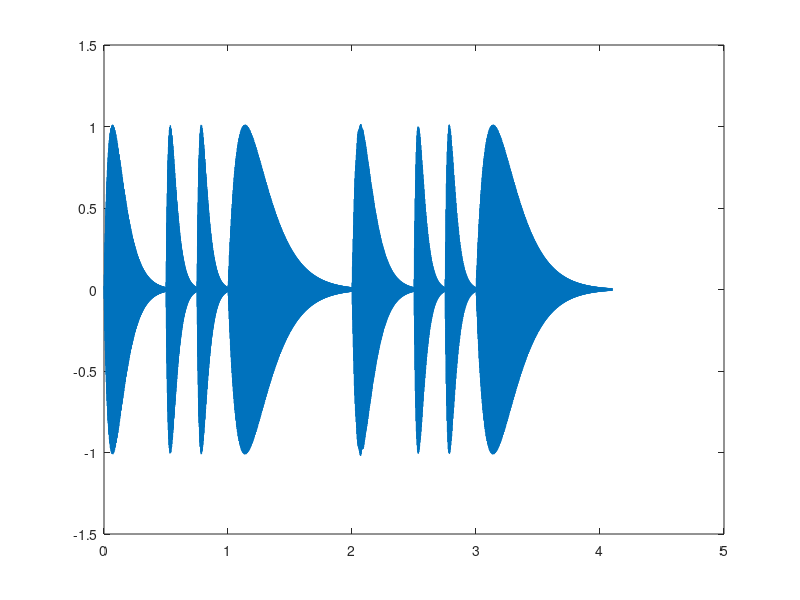

MATLAB code for this plot: (Note: this script raises an error after producing the figure.)
% src/exp3.m

close all;
clc;

function revised = reviseEnvelope(origin, duration)
    revised = 22 * origin / duration .* exp(-8 * origin / duration);
end

f_A = [220; 440];
freq = f_A * 2 .^ (0:1/12:1 -1/12);

DongFangHong = [
                freq(2, 4), 1;

                freq(2, 4), 0.5;
                freq(2, 6), 0.5;

                freq(1, 11), 2;
                freq(1, 9), 1;

                freq(1, 9), 0.5;
                freq(1, 6), 0.5;

                freq(1, 11), 2;
                ];

Fs = 8e3;
beat = 0.5;

melody = [];

overlap_len = 0;

for i = 1:size(DongFangHong, 1)
    self_time = DongFangHong(i, 2) * beat;
    overlap_time = self_time / 10;
    duration = self_time + overlap_time;

    t = linspace(0, duration, duration * Fs)';
    sub_melody = sin(2 * pi * DongFangHong(i, 1) .* t);
    sub_melody = sub_melody .* reviseEnvelope(t, duration);

    melody = [
              melody(1:end - overlap_len);
              melody(end - overlap_len + 1:end) + sub_melody(1:overlap_len);
              sub_melody(overlap_len + 1:end)
              ];

    overlap_len = overlap_time * Fs; % used in next loop

end

plot((0:length(melody) - 1) / Fs, melody);
% sound(melody, Fs);
% audiowrite('../results/exp3_1.wav', melody, Fs);

% raise an octave
sound(melody, Fs * 2);
audiowrite('../results/exp3_1.wav', melody, Fs * 2);

% lower an octave
sound(melody, Fs / 2);
audiowrite('../results/exp3_2.wav', melody, Fs / 2);

% raise a scale
new_melody = resample(melody, Fs, round(Fs * 2 ^ (1/12)));
sound(new_melody, Fs);
audiowrite('../results/exp3_3.wav', new_melody, Fs);
